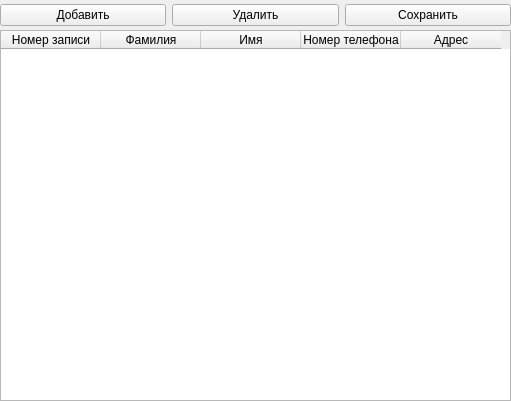
<?xml version="1.0" encoding="UTF-8"?>
<ui version="4.0">
 <class>MainWindow</class>
 <widget class="QMainWindow" name="MainWindow">
  <property name="geometry">
   <rect>
    <x>0</x>
    <y>0</y>
    <width>511</width>
    <height>401</height>
   </rect>
  </property>
  <property name="sizePolicy">
   <sizepolicy hsizetype="Fixed" vsizetype="Fixed">
    <horstretch>0</horstretch>
    <verstretch>0</verstretch>
   </sizepolicy>
  </property>
  <property name="minimumSize">
   <size>
    <width>511</width>
    <height>401</height>
   </size>
  </property>
  <property name="maximumSize">
   <size>
    <width>511</width>
    <height>401</height>
   </size>
  </property>
  <property name="windowTitle">
   <string>Телефонная книга</string>
  </property>
  <widget class="QWidget" name="centralwidget">
   <widget class="QWidget" name="horizontalLayoutWidget">
    <property name="geometry">
     <rect>
      <x>0</x>
      <y>0</y>
      <width>511</width>
      <height>31</height>
     </rect>
    </property>
    <layout class="QHBoxLayout" name="horizontalLayout">
     <item>
      <widget class="QPushButton" name="Add_Button">
       <property name="text">
        <string>Добавить</string>
       </property>
      </widget>
     </item>
     <item>
      <widget class="QPushButton" name="Delete_Button">
       <property name="text">
        <string>Удалить</string>
       </property>
      </widget>
     </item>
     <item>
      <widget class="QPushButton" name="Update_Button">
       <property name="text">
        <string>Сохранить</string>
       </property>
      </widget>
     </item>
    </layout>
   </widget>
   <widget class="QWidget" name="verticalLayoutWidget">
    <property name="geometry">
     <rect>
      <x>0</x>
      <y>30</y>
      <width>511</width>
      <height>371</height>
     </rect>
    </property>
    <layout class="QVBoxLayout" name="verticalLayout">
     <property name="sizeConstraint">
      <enum>QLayout::SetDefaultConstraint</enum>
     </property>
     <item>
      <widget class="QTableWidget" name="Main_Table">
       <column>
        <property name="text">
         <string>Номер записи</string>
        </property>
       </column>
       <column>
        <property name="text">
         <string>Фамилия</string>
        </property>
       </column>
       <column>
        <property name="text">
         <string>Имя</string>
        </property>
       </column>
       <column>
        <property name="text">
         <string>Номер телефона</string>
        </property>
       </column>
       <column>
        <property name="text">
         <string>Адрес</string>
        </property>
       </column>
      </widget>
     </item>
    </layout>
   </widget>
  </widget>
 </widget>
 <resources/>
 <connections/>
</ui>
